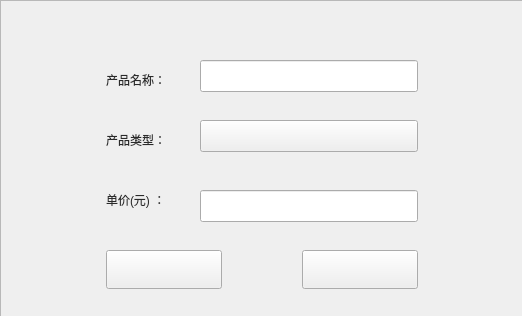
<?xml version="1.0" encoding="UTF-8"?>
<ui version="4.0">
 <class>reviseProduct</class>
 <widget class="QWidget" name="reviseProduct">
  <property name="geometry">
   <rect>
    <x>0</x>
    <y>0</y>
    <width>522</width>
    <height>316</height>
   </rect>
  </property>
  <property name="windowTitle">
   <string>reviseProduct</string>
  </property>
  <property name="styleSheet">
   <string notr="true">color: rgb(42, 42, 42);
font: 12pt &quot;微软雅黑&quot;;</string>
  </property>
  <widget class="QFrame" name="frame">
   <property name="geometry">
    <rect>
     <x>0</x>
     <y>0</y>
     <width>534</width>
     <height>324</height>
    </rect>
   </property>
   <property name="styleSheet">
    <string notr="true">#frame
{border-image: url(:/productManage/image/productManage/ab.png);}
</string>
   </property>
   <property name="frameShape">
    <enum>QFrame::StyledPanel</enum>
   </property>
   <property name="frameShadow">
    <enum>QFrame::Raised</enum>
   </property>
   <widget class="QComboBox" name="productTypeBox">
    <property name="geometry">
     <rect>
      <x>200</x>
      <y>120</y>
      <width>218</width>
      <height>32</height>
     </rect>
    </property>
    <property name="styleSheet">
     <string notr="true">
QComboBox{
     font: 12pt &quot;Microsoft YaHei UI&quot;;
color: rgb(66, 66, 66);
	border-image: url(:/productManage/image/productManage/下拉框_normal.png);
}

QComboBox:pressed{
border-image: url(:/productManage/image/productManage/下拉框_pressed.png);
}

QComboBox::drop-down {
subcontrol-origin: padding;
subcontrol-position: top right;
width: 30px;
border-left-width: 0px;
border-left-color: gray;
border-left-style: solid;
border-top-right-radius: 3px;
border-bottom-right-radius: 3px;
}</string>
    </property>
   </widget>
   <widget class="QLabel" name="label_3">
    <property name="geometry">
     <rect>
      <x>106</x>
      <y>190</y>
      <width>81</width>
      <height>20</height>
     </rect>
    </property>
    <property name="text">
     <string>单价(元) ：</string>
    </property>
   </widget>
   <widget class="QLabel" name="label">
    <property name="geometry">
     <rect>
      <x>106</x>
      <y>70</y>
      <width>81</width>
      <height>20</height>
     </rect>
    </property>
    <property name="text">
     <string>产品名称：</string>
    </property>
   </widget>
   <widget class="QPushButton" name="cancelBtn">
    <property name="geometry">
     <rect>
      <x>302</x>
      <y>250</y>
      <width>116</width>
      <height>39</height>
     </rect>
    </property>
    <property name="styleSheet">
     <string notr="true">QPushButton
{border-image: url(:/productManage/image/productManage/btn_cancel_normal.png);}
QPushButton:hover
{border-image: url(:/productManage/image/productManage/btn_cancel_press.png);}
QPushButton:pressed
{border-image: url(:/productManage/image/productManage/btn_cancel_press.png);}
</string>
    </property>
    <property name="text">
     <string/>
    </property>
   </widget>
   <widget class="QPushButton" name="comfirmBtn">
    <property name="geometry">
     <rect>
      <x>106</x>
      <y>250</y>
      <width>116</width>
      <height>39</height>
     </rect>
    </property>
    <property name="styleSheet">
     <string notr="true">QPushButton
{border-image: url(:/productManage/image/productManage/_alter_normal.png);}
QPushButton:hover
{border-image: url(:/productManage/image/productManage/_alter_pressed.png);}
QPushButton:pressed
{border-image: url(:/productManage/image/productManage/_alter_pressed.png);}
</string>
    </property>
    <property name="text">
     <string/>
    </property>
   </widget>
   <widget class="QLineEdit" name="productNameEdit">
    <property name="geometry">
     <rect>
      <x>200</x>
      <y>60</y>
      <width>218</width>
      <height>32</height>
     </rect>
    </property>
    <property name="styleSheet">
     <string notr="true">border-image: url(:/userManage/image/userManage/文本框.png);
color: rgb(66, 66, 66);
font: 12pt &quot;微软雅黑&quot;;
</string>
    </property>
   </widget>
   <widget class="QLabel" name="label_2">
    <property name="geometry">
     <rect>
      <x>106</x>
      <y>130</y>
      <width>81</width>
      <height>20</height>
     </rect>
    </property>
    <property name="text">
     <string>产品类型：</string>
    </property>
   </widget>
   <widget class="QLineEdit" name="productPriceEdit">
    <property name="geometry">
     <rect>
      <x>200</x>
      <y>190</y>
      <width>218</width>
      <height>32</height>
     </rect>
    </property>
    <property name="styleSheet">
     <string notr="true">border-image: url(:/userManage/image/userManage/文本框.png);
font: 12pt &quot;微软雅黑&quot;;
color: rgb(66, 66, 66);</string>
    </property>
   </widget>
  </widget>
 </widget>
 <layoutdefault spacing="6" margin="11"/>
 <tabstops>
  <tabstop>productNameEdit</tabstop>
  <tabstop>productTypeBox</tabstop>
  <tabstop>productPriceEdit</tabstop>
  <tabstop>comfirmBtn</tabstop>
  <tabstop>cancelBtn</tabstop>
 </tabstops>
 <resources>
  <include location="littlesun.qrc"/>
 </resources>
 <connections/>
</ui>
